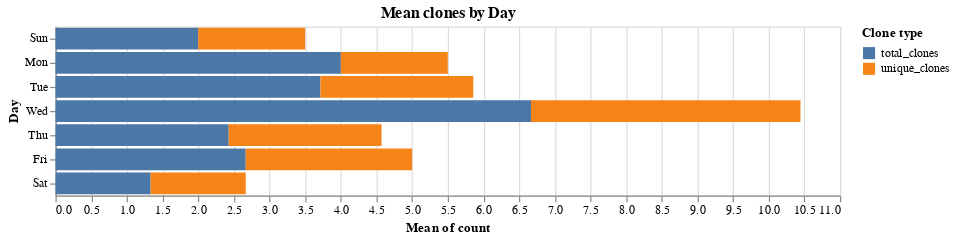

Here is the notebook cell this chart was saved with:
### Markdown cell above
### Mean clones by day of week

### Code cell
data = pd.melt(frame=df.reset_index(), id_vars=['index'],value_name='count')
alt.Chart(data).mark_bar().encode(
    x="mean(count)",
    y=alt.Y("day(index):O", title="Day"),
    color=alt.Color("variable_1", title="Clone type"),
).properties(width=WIDTH, title="Mean clones by Day")

### Figure 1 — Vega-Lite specification as saved in the notebook (floating-point values rounded to 4 significant figures; data arrays with more than 128 entries replaced by an {"elided": "..."} marker saying what was removed)
{"config": {"view": {"continuousWidth": 400, "continuousHeight": 300}}, "data": {"name": "data-b880b9a2677bfc08a225d5b1e9774c7a"}, "mark": "bar", "encoding": {"color": {"type": "nominal", "field": "variable_1", "title": "Clone type"}, "x": {"type": "quantitative", "aggregate": "mean", "field": "count"}, "y": {"type": "ordinal", "field": "index", "timeUnit": "day", "title": "Day"}}, "title": "Mean clones by Day", "width": 650, "$schema": "https://vega.github.io/schema/vega-lite/v4.8.1.json", "datasets": {"data-b880b9a2677bfc08a225d5b1e9774c7a": {"elided": "312 records"}}}
